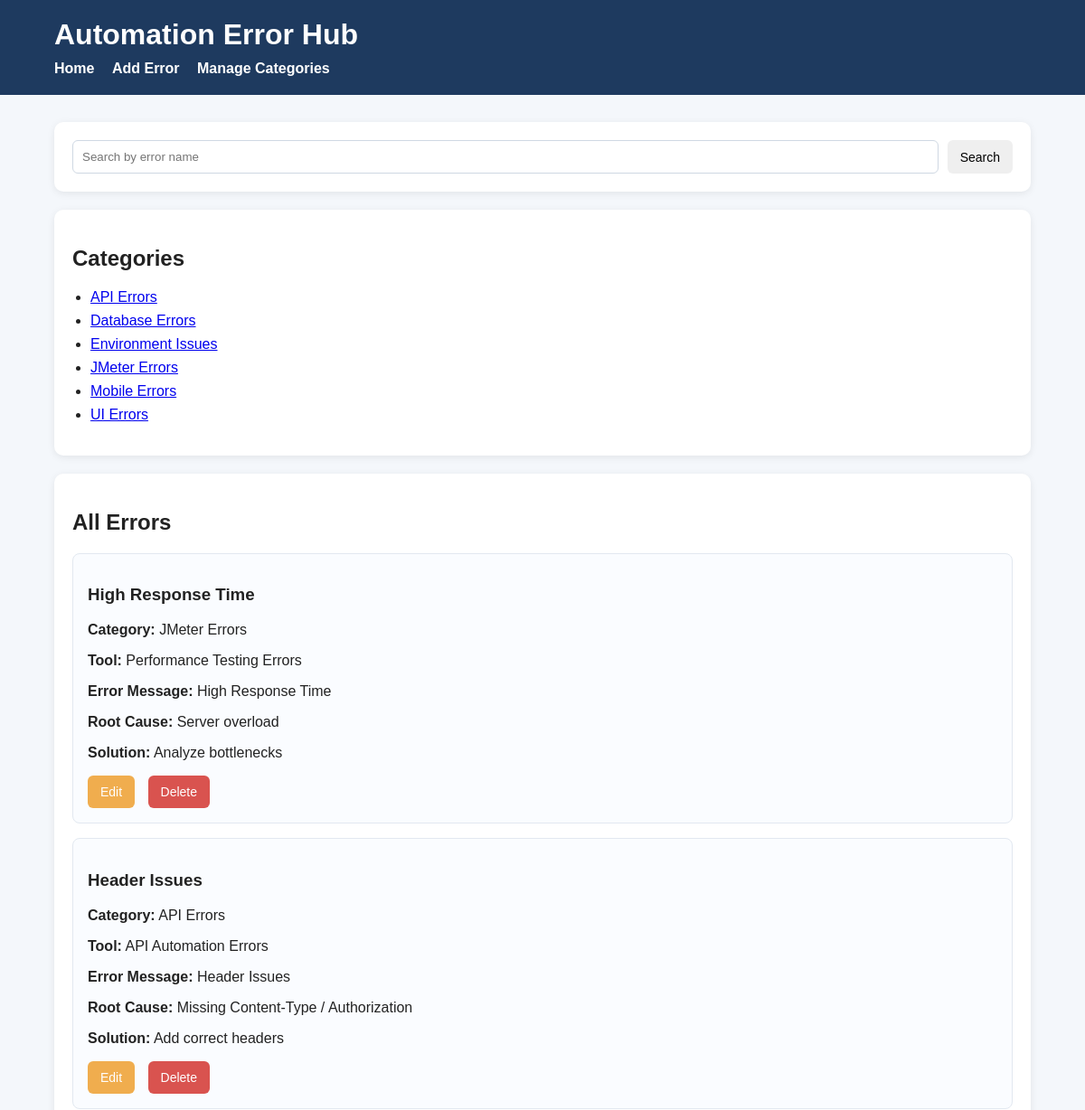
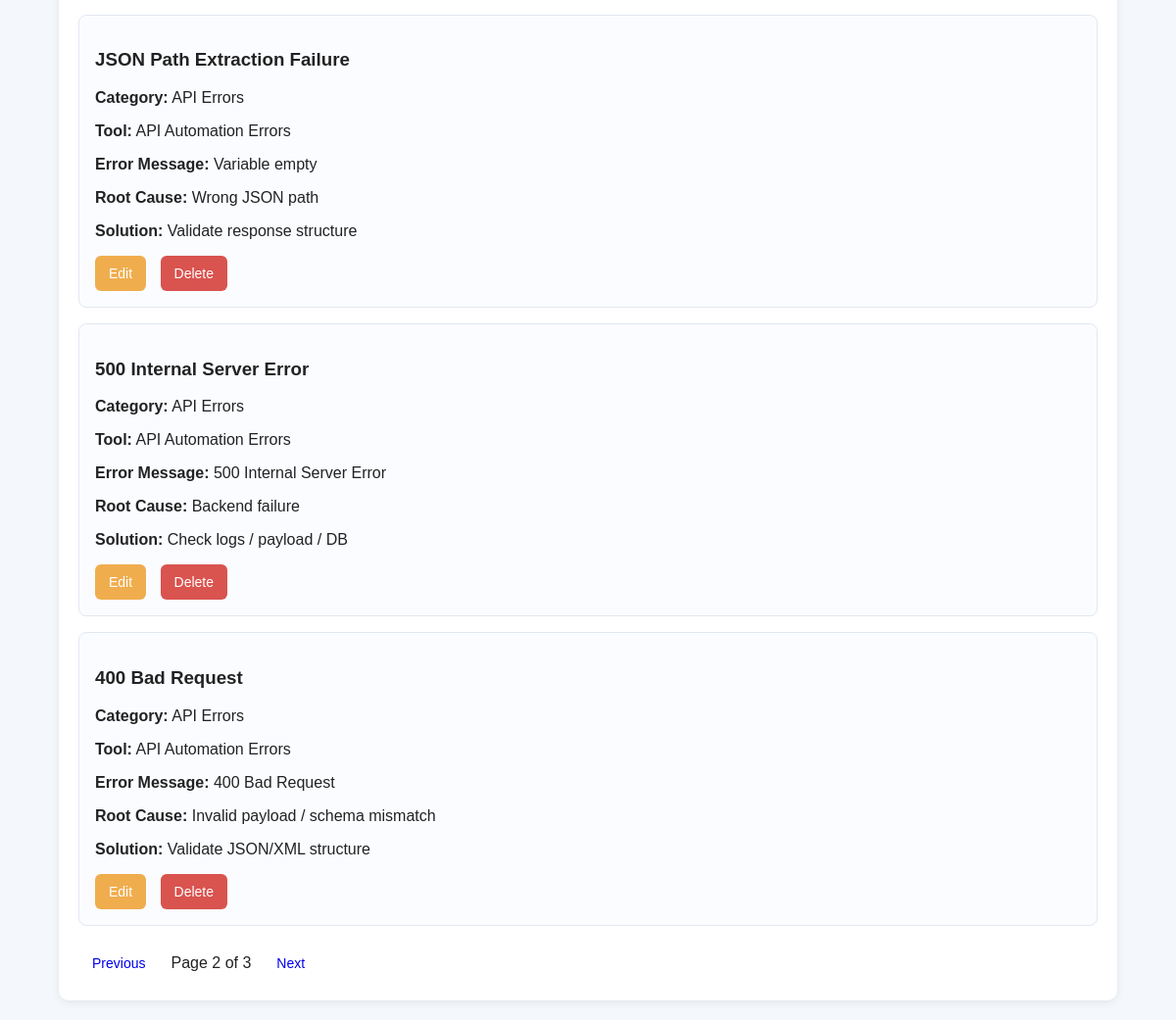
/?page=2&search=, run on the app's committed database (2 pictures, top to bottom).
### tables this page shows
CREATE TABLE categories (
                id INTEGER PRIMARY KEY AUTOINCREMENT,
                name TEXT NOT NULL UNIQUE
            );

CREATE TABLE errors (
                id INTEGER PRIMARY KEY AUTOINCREMENT,
                error_name TEXT NOT NULL,
                category_id INTEGER,
                tool_name TEXT,
                error_message TEXT,
                root_cause TEXT,
                solution TEXT,
                image_path TEXT,
                FOREIGN KEY (category_id) REFERENCES categories(id)
            );

### app.py (the view)
@app.route("/")
def home():
    search = request.args.get("search", "").strip()
    page = request.args.get("page", 1, type=int)
    categories = CategoryModel.get_all_categories()
    if search:
        errors = ErrorModel.search_errors(search, page, PER_PAGE)
        total_errors = ErrorModel.count_search_errors(search)
    else:
        errors = ErrorModel.get_all_errors(page, PER_PAGE)
        total_errors = ErrorModel.count_all_errors()
    total_pages = math.ceil(total_errors / PER_PAGE) if total_errors > 0 else 1
    return render_template(
        "home.html",
        errors=errors,
        search=search,
        categories=categories,
        page=page,
        total_pages=total_pages
    )

### database.py (called while the page is built)
    @staticmethod
    def get_connection():
        conn = sqlite3.connect(DB_NAME)
        conn.row_factory = sqlite3.Row
        return conn

### models/category_model.py (called while the page is built)
    @staticmethod
    def get_all_categories():
        conn = Database.get_connection()
        categories = conn.execute(
            "SELECT * FROM categories ORDER BY name"
        ).fetchall()
        conn.close()
        return categories

### models/error_model.py (called while the page is built)
    @staticmethod
    def get_all_errors(page=1, per_page=5):
        offset = (page - 1) * per_page
        conn = Database.get_connection()
        errors = conn.execute("""
            SELECT errors.*, categories.name AS category_name
            FROM errors
            LEFT JOIN categories ON errors.category_id = categories.id
            ORDER BY errors.id DESC
            LIMIT ? OFFSET ?
        """, (per_page, offset)).fetchall()
        conn.close()
        return errors

    @staticmethod
    def count_all_errors():
        conn = Database.get_connection()
        count = conn.execute(
            "SELECT COUNT(*) AS total FROM errors"
        ).fetchone()["total"]
        conn.close()
        return count

### templates/home.html (shortened to what this page needs)
{% extends "base.html" %}
{% block content %}
<div class="card">
    <form method="GET" action="{{ url_for('home') }}" class="search-form">
        <input type="text" name="search" placeholder="Search by error name" value="{{ search }}">
        <button type="submit">Search</button>
    </form>
</div>
<div class="card">
    <h2>Categories</h2>
    <ul class="category-list">
        {% for category in categories %}
            <li>
                <a href="{{ url_for('view_category', category_id=category.id) }}">{{ category.name }}</a>
            </li>
        {% endfor %}
    </ul>
</div>
<div class="card">
    <h2>All Errors</h2>
    {% if errors %}
        {% for error in errors %}
            <div class="error-card">
                <h3>{{ error.error_name }}</h3>
                <p><strong>Category:</strong> {{ error.category_name }}</p>
                <p><strong>Tool:</strong> {{ error.tool_name or '' }}</p>
                <p><strong>Error Message:</strong> {{ error.error_message or '' }}</p>
                <p><strong>Root Cause:</strong> {{ error.root_cause or '' }}</p>
                <p><strong>Solution:</strong> {{ error.solution or '' }}</p>
                <div class="actions">
                    <a class="btn btn-edit" href="{{ url_for('edit_error', error_id=error.id) }}">Edit</a>
                    <a class="btn btn-delete"
                       href="{{ url_for('delete_error', error_id=error.id) }}"
                       onclick="return confirm('Are you sure you want to delete this error?');">
                       Delete
                    </a>
                </div>
            </div>
        {% endfor %}
    {% else %}
        <p>No errors found.</p>
    {% endif %}
    <div class="pagination">
        {% if page > 1 %}
            <a class="btn" href="{{ url_for('home', page=page-1, search=search) }}">Previous</a>
        {% endif %}
        <span>Page {{ page }} of {{ total_pages }}</span>
        {% if page < total_pages %}
            <a class="btn" href="{{ url_for('home', page=page+1, search=search) }}">Next</a>
        {% endif %}
    </div>
</div>
{% endblock %}

### static/style.css (style rules this page uses)
body { font-family: Arial, sans-serif; background: #f4f7fb; margin: 0; padding: 0; color: #222; }
.card { background: white; border-radius: 10px; padding: 20px; margin-bottom: 20px; box-shadow: 0 2px 8px rgba(0, 0, 0, 0.08); }
.search-form { display: flex; gap: 10px; flex-wrap: wrap; }
.search-form input { flex: 1; min-width: 220px; }
input[type="text"], select, textarea, input[type="file"] { width: 100%; padding: 10px; border: 1px solid #cfd8e3; border-radius: 6px; box-sizing: border-box; }
button, .btn { display: inline-block; padding: 10px 14px; border: none; border-radius: 6px; text-decoration: none; cursor: pointer; font-size: 14px; }
.btn-edit { background: #f0ad4e; color: white; }
.btn-delete { background: #d9534f; color: white; }
.error-card { border: 1px solid #e2e8f0; border-radius: 8px; padding: 16px; margin-bottom: 16px; background: #fafcff; }
.actions { margin-top: 15px; }
.actions .btn { margin-right: 10px; }
.category-list { padding-left: 20px; }
.category-list li { margin-bottom: 8px; }
.pagination { margin-top: 20px; display: flex; gap: 12px; align-items: center; flex-wrap: wrap; }

### data on the page
categories: name "API Errors"
categories: name "Database Errors"
categories: name "Environment Issues"
categories: name "JMeter Errors"
categories: name "Mobile Errors"
categories: name "UI Errors"
errors: error_name "High Response Time", category_name "JMeter Errors", tool_name "Performance Testing Errors", error_message "High Response Time", root_cause "Server overload", solution "Analyze bottlenecks"
errors: error_name "Header Issues", category_name "API Errors", tool_name "API Automation Errors", error_message "Header Issues", root_cause "Missing Content-Type / Authorization", solution "Add correct headers"
errors: error_name "JSON Path Extraction Failure", category_name "API Errors", tool_name "API Automation Errors", error_message "Variable empty", root_cause "Wrong JSON path", solution "Validate response structure"
errors: error_name "500 Internal Server Error", category_name "API Errors", tool_name "API Automation Errors", error_message "500 Internal Server Error", root_cause "Backend failure", solution "Check logs / payload / DB"
errors: error_name "400 Bad Request", category_name "API Errors", tool_name "API Automation Errors", error_message "400 Bad Request", root_cause "Invalid payload / schema mismatch", solution "Validate JSON/XML structure"

### other printed values
{{ page }} "2"
{{ total_pages }} "3"
